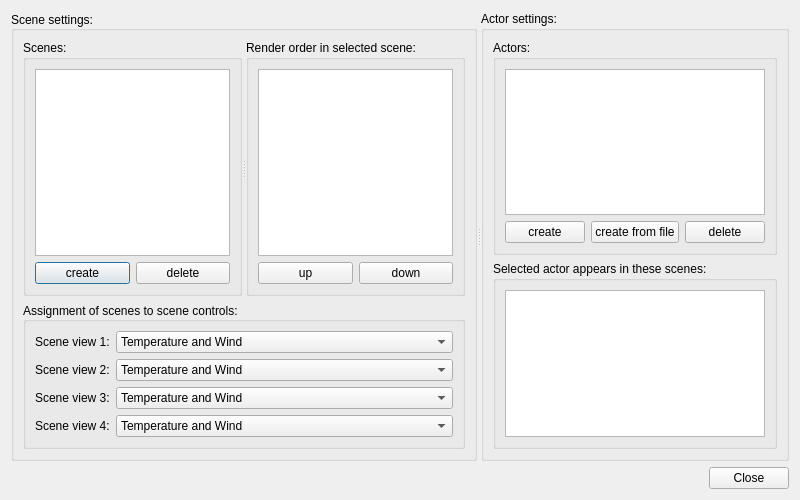
<?xml version="1.0" encoding="UTF-8"?>
<ui version="4.0">
 <class>MSceneManagementDialog</class>
 <widget class="QDialog" name="MSceneManagementDialog">
  <property name="geometry">
   <rect>
    <x>0</x>
    <y>0</y>
    <width>800</width>
    <height>500</height>
   </rect>
  </property>
  <property name="windowTitle">
   <string>Met.3D scene and actor management</string>
  </property>
  <layout class="QVBoxLayout" name="verticalLayout_5">
   <item>
    <widget class="QSplitter" name="splitter_2">
     <property name="orientation">
      <enum>Qt::Horizontal</enum>
     </property>
     <widget class="QGroupBox" name="groupBoxScenes_SceneControls">
      <property name="title">
       <string>Scene settings:</string>
      </property>
      <property name="alignment">
       <set>Qt::AlignJustify|Qt::AlignVCenter</set>
      </property>
      <property name="flat">
       <bool>false</bool>
      </property>
      <property name="checkable">
       <bool>false</bool>
      </property>
      <layout class="QVBoxLayout" name="verticalLayout">
       <item>
        <widget class="QSplitter" name="splitter">
         <property name="orientation">
          <enum>Qt::Horizontal</enum>
         </property>
         <widget class="QGroupBox" name="groupBoxScenes">
          <property name="title">
           <string>Scenes:</string>
          </property>
          <layout class="QVBoxLayout" name="verticalLayout_7">
           <item>
            <widget class="QListWidget" name="scenePoolListWidget"/>
           </item>
           <item>
            <layout class="QHBoxLayout" name="horizontalLayout_10">
             <item>
              <widget class="QPushButton" name="createSceneButton">
               <property name="text">
                <string>create</string>
               </property>
              </widget>
             </item>
             <item>
              <widget class="QPushButton" name="deleteSceneButton">
               <property name="text">
                <string>delete</string>
               </property>
              </widget>
             </item>
            </layout>
           </item>
          </layout>
         </widget>
         <widget class="QGroupBox" name="groupBox">
          <property name="title">
           <string>Render order in selected scene:</string>
          </property>
          <layout class="QVBoxLayout" name="verticalLayout_10">
           <item>
            <widget class="QTableWidget" name="renderQueueTableWidget"/>
           </item>
           <item>
            <layout class="QHBoxLayout" name="horizontalLayout_11">
             <item>
              <widget class="QPushButton" name="actorUpPushButton">
               <property name="text">
                <string>up</string>
               </property>
              </widget>
             </item>
             <item>
              <widget class="QPushButton" name="actorDownPushButton">
               <property name="text">
                <string>down</string>
               </property>
              </widget>
             </item>
            </layout>
           </item>
          </layout>
         </widget>
        </widget>
       </item>
       <item>
        <widget class="QGroupBox" name="groupBoxSceneViews">
         <property name="sizePolicy">
          <sizepolicy hsizetype="Preferred" vsizetype="Maximum">
           <horstretch>0</horstretch>
           <verstretch>0</verstretch>
          </sizepolicy>
         </property>
         <property name="title">
          <string>Assignment of scenes to scene controls:</string>
         </property>
         <property name="alignment">
          <set>Qt::AlignJustify|Qt::AlignVCenter</set>
         </property>
         <property name="flat">
          <bool>false</bool>
         </property>
         <layout class="QVBoxLayout" name="verticalLayout_2">
          <item>
           <layout class="QHBoxLayout" name="horizontalLayout_2">
            <item>
             <widget class="QLabel" name="label">
              <property name="sizePolicy">
               <sizepolicy hsizetype="Maximum" vsizetype="Preferred">
                <horstretch>0</horstretch>
                <verstretch>0</verstretch>
               </sizepolicy>
              </property>
              <property name="text">
               <string>Scene view 1:</string>
              </property>
             </widget>
            </item>
            <item>
             <widget class="QComboBox" name="sceneView1ComboBox">
              <property name="sizePolicy">
               <sizepolicy hsizetype="MinimumExpanding" vsizetype="Fixed">
                <horstretch>0</horstretch>
                <verstretch>0</verstretch>
               </sizepolicy>
              </property>
              <item>
               <property name="text">
                <string>Temperature and Wind</string>
               </property>
              </item>
             </widget>
            </item>
           </layout>
          </item>
          <item>
           <layout class="QHBoxLayout" name="horizontalLayout_3">
            <item>
             <widget class="QLabel" name="label_2">
              <property name="sizePolicy">
               <sizepolicy hsizetype="Maximum" vsizetype="Preferred">
                <horstretch>0</horstretch>
                <verstretch>0</verstretch>
               </sizepolicy>
              </property>
              <property name="text">
               <string>Scene view 2:</string>
              </property>
             </widget>
            </item>
            <item>
             <widget class="QComboBox" name="sceneView2ComboBox">
              <property name="sizePolicy">
               <sizepolicy hsizetype="MinimumExpanding" vsizetype="Fixed">
                <horstretch>0</horstretch>
                <verstretch>0</verstretch>
               </sizepolicy>
              </property>
              <item>
               <property name="text">
                <string>Temperature and Wind</string>
               </property>
              </item>
             </widget>
            </item>
           </layout>
          </item>
          <item>
           <layout class="QHBoxLayout" name="horizontalLayout_4">
            <item>
             <widget class="QLabel" name="label_3">
              <property name="sizePolicy">
               <sizepolicy hsizetype="Maximum" vsizetype="Preferred">
                <horstretch>0</horstretch>
                <verstretch>0</verstretch>
               </sizepolicy>
              </property>
              <property name="text">
               <string>Scene view 3:</string>
              </property>
             </widget>
            </item>
            <item>
             <widget class="QComboBox" name="sceneView3ComboBox">
              <property name="sizePolicy">
               <sizepolicy hsizetype="MinimumExpanding" vsizetype="Fixed">
                <horstretch>0</horstretch>
                <verstretch>0</verstretch>
               </sizepolicy>
              </property>
              <item>
               <property name="text">
                <string>Temperature and Wind</string>
               </property>
              </item>
             </widget>
            </item>
           </layout>
          </item>
          <item>
           <layout class="QHBoxLayout" name="horizontalLayout_5">
            <item>
             <widget class="QLabel" name="label_4">
              <property name="sizePolicy">
               <sizepolicy hsizetype="Maximum" vsizetype="Preferred">
                <horstretch>0</horstretch>
                <verstretch>0</verstretch>
               </sizepolicy>
              </property>
              <property name="text">
               <string>Scene view 4:</string>
              </property>
             </widget>
            </item>
            <item>
             <widget class="QComboBox" name="sceneView4ComboBox">
              <property name="sizePolicy">
               <sizepolicy hsizetype="MinimumExpanding" vsizetype="Fixed">
                <horstretch>0</horstretch>
                <verstretch>0</verstretch>
               </sizepolicy>
              </property>
              <item>
               <property name="text">
                <string>Temperature and Wind</string>
               </property>
              </item>
             </widget>
            </item>
           </layout>
          </item>
         </layout>
        </widget>
       </item>
      </layout>
     </widget>
     <widget class="QGroupBox" name="groupBoxActorSettings">
      <property name="title">
       <string>Actor settings:</string>
      </property>
      <layout class="QVBoxLayout" name="verticalLayout_6">
       <item>
        <widget class="QGroupBox" name="groupBoxActors">
         <property name="title">
          <string>Actors:</string>
         </property>
         <property name="flat">
          <bool>false</bool>
         </property>
         <property name="checkable">
          <bool>false</bool>
         </property>
         <layout class="QVBoxLayout" name="verticalLayout_3">
          <item>
           <widget class="QListWidget" name="actorPoolListWidget"/>
          </item>
          <item>
           <layout class="QHBoxLayout" name="horizontalLayout_6">
            <item>
             <widget class="QPushButton" name="createActorButton">
              <property name="text">
               <string>create</string>
              </property>
             </widget>
            </item>
            <item>
             <widget class="QPushButton" name="createActorFromFileButton">
              <property name="text">
               <string>create from file</string>
              </property>
             </widget>
            </item>
            <item>
             <widget class="QPushButton" name="deleteActorButton">
              <property name="text">
               <string>delete</string>
              </property>
             </widget>
            </item>
           </layout>
          </item>
         </layout>
        </widget>
       </item>
       <item>
        <widget class="QGroupBox" name="groupBoxActorsScenes">
         <property name="title">
          <string>Selected actor appears in these scenes:</string>
         </property>
         <property name="flat">
          <bool>false</bool>
         </property>
         <property name="checkable">
          <bool>false</bool>
         </property>
         <layout class="QVBoxLayout" name="verticalLayout_4">
          <item>
           <widget class="QListWidget" name="actorScenesListWidget">
            <property name="selectionMode">
             <enum>QAbstractItemView::MultiSelection</enum>
            </property>
           </widget>
          </item>
         </layout>
        </widget>
       </item>
      </layout>
     </widget>
    </widget>
   </item>
   <item>
    <widget class="QDialogButtonBox" name="buttonBox">
     <property name="orientation">
      <enum>Qt::Horizontal</enum>
     </property>
     <property name="standardButtons">
      <set>QDialogButtonBox::Close</set>
     </property>
    </widget>
   </item>
  </layout>
 </widget>
 <resources/>
 <connections>
  <connection>
   <sender>buttonBox</sender>
   <signal>accepted()</signal>
   <receiver>MSceneManagementDialog</receiver>
   <slot>accept()</slot>
   <hints>
    <hint type="sourcelabel">
     <x>248</x>
     <y>254</y>
    </hint>
    <hint type="destinationlabel">
     <x>157</x>
     <y>274</y>
    </hint>
   </hints>
  </connection>
  <connection>
   <sender>buttonBox</sender>
   <signal>rejected()</signal>
   <receiver>MSceneManagementDialog</receiver>
   <slot>reject()</slot>
   <hints>
    <hint type="sourcelabel">
     <x>316</x>
     <y>260</y>
    </hint>
    <hint type="destinationlabel">
     <x>286</x>
     <y>274</y>
    </hint>
   </hints>
  </connection>
 </connections>
</ui>
